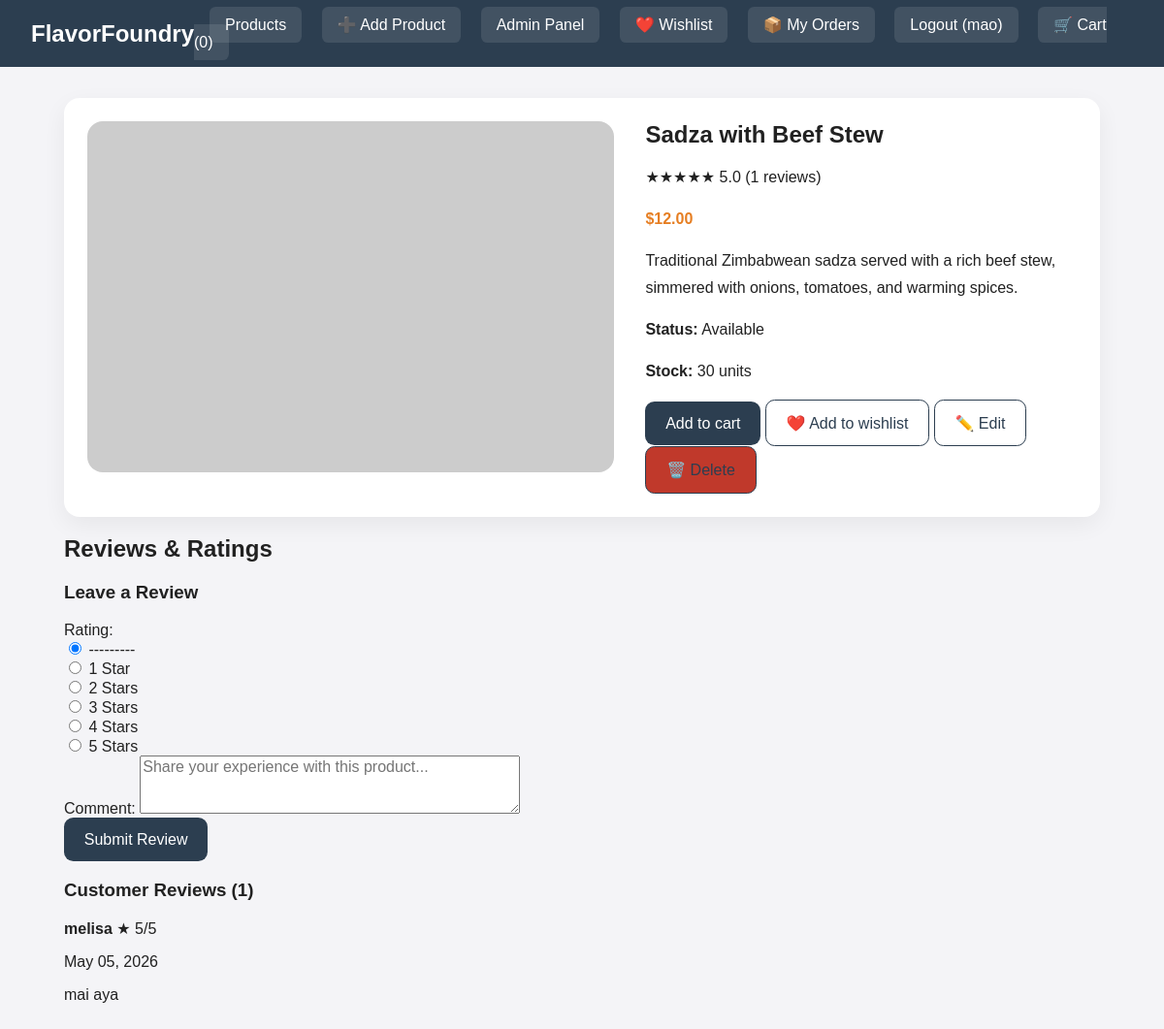
Page /product/10/ (signed in) on the committed database.
### recipes/models.py (models this page shows, shortened)
class Product(models.Model):
    name = models.CharField(max_length=120)
    description = models.TextField(blank=True)
    price = models.DecimalField(max_digits=8, decimal_places=2, validators=[MinValueValidator(0)])
    image_url = models.URLField(blank=True)
    image = models.ImageField(upload_to='products/', null=True, blank=True)
    category = models.ForeignKey(Category, on_delete=models.SET_NULL, null=True, blank=True, related_name='products')
    available = models.BooleanField(default=True)
    stock = models.PositiveIntegerField(default=0)
    created_at = models.DateTimeField(auto_now_add=True)
    updated_at = models.DateTimeField(auto_now=True)
    class Meta:
        ordering = ['-created_at']
    def is_in_stock(self):
        return self.available and self.stock > 0
    def get_average_rating(self):
        reviews = self.reviews.all()
        if not reviews:
            return 0
        return sum(r.rating for r in reviews) / len(reviews)

class Review(models.Model):
    RATING_CHOICES = [(i, f'{i} Star{"s" if i > 1 else ""}') for i in range(1, 6)]
    product = models.ForeignKey(Product, on_delete=models.CASCADE, related_name='reviews')
    user = models.ForeignKey(User, on_delete=models.CASCADE, related_name='reviews')
    rating = models.IntegerField(choices=RATING_CHOICES, validators=[MinValueValidator(1)])
    comment = models.TextField(blank=True)
    created_at = models.DateTimeField(auto_now_add=True)
    updated_at = models.DateTimeField(auto_now=True)
    class Meta:
        unique_together = ('product', 'user')
        ordering = ['-created_at']

### recipes/views.py (the view)
# urls.py: path('product/<int:id>/', views.product_detail, name='product_detail'),
def product_detail(request, id):
    product = get_object_or_404(Product, id=id)
    reviews = product.reviews.all()
    user_review = None
    can_review = False
    if request.user.is_authenticated:
        user_review = reviews.filter(user=request.user).first()
        can_review = True
    if request.method == 'POST' and request.user.is_authenticated:
        form = ReviewForm(request.POST)
        if form.is_valid():
            review, created = Review.objects.update_or_create(
                product=product,
                user=request.user,
                defaults={'rating': form.cleaned_data['rating'], 'comment': form.cleaned_data['comment']}
            )
            messages.success(request, 'Your review has been saved!')
            return redirect('product_detail', id=product.id)
    else:
        form = ReviewForm()
    return render(request, 'recipe_detail.html', {
        'product': product,
        'reviews': reviews,
        'user_review': user_review,
        'can_review': can_review,
        'form': form,
        'cart_count': _cart_item_count(request),
    })

### recipes/forms.py
class ReviewForm(forms.ModelForm):
    class Meta:
        model = Review
        fields = ['rating', 'comment']
        widgets = {
            'rating': forms.RadioSelect(choices=Review.RATING_CHOICES),
            'comment': forms.Textarea(attrs={'rows': 3, 'placeholder': 'Share your experience with this product...'}),
        }

### recipes/views.py (called while the page is built)
def _get_cart(request):
    return request.session.setdefault('cart', {})

def _cart_item_count(request):
    return sum(_get_cart(request).values())

### templates/recipe_detail.html (shortened to what this page needs)
{% extends 'base.html' %}
{% block content %}
    <section class="product-detail">
        <div class="product-image">
            {% if product.image %}
                <img src="{{ product.image.url }}" alt="{{ product.name }}">
            {% else %}
                <img src="{{ product.image_url|default:'https://via.placeholder.com/450x300?text=No+Image' }}" alt="{{ product.name }}">
            {% endif %}
        </div>
        <div class="product-info">
            <h1>{{ product.name }}</h1>
            <div class="rating-section">
                {% if product.reviews.all %}
                    <p class="rating">★★★★★ {{ product.get_average_rating|floatformat:1 }} ({{ product.reviews.count }} reviews)</p>
                {% else %}
                    <p class="rating">★★★★★ No ratings yet</p>
                {% endif %}
            </div>
            <p class="product-price">${{ product.price }}</p>
            <p>{{ product.description|linebreaksbr }}</p>
            <p><strong>Status:</strong>
                {% if product.is_in_stock %}
                    <span class="badge-available">Available</span>
                {% else %}
                    <span class="badge-unavailable">Sold out</span>
                {% endif %}
            </p>
            <p><strong>Stock:</strong> {{ product.stock }} units</p>
            <div class="product-actions">
                <form action="{% url 'add_to_cart' id=product.id %}" method="post" style="display:inline;">
                    <button type="submit" class="button" {% if not product.is_in_stock %}disabled{% endif %}>Add to cart</button>
                </form>
                {% if user.is_authenticated %}
                    <form action="{% url 'add_to_wishlist' id=product.id %}" method="post" style="display:inline;">
                        <button type="submit" class="button outline">❤️ Add to wishlist</button>
                    </form>
                {% else %}
                    <a href="{% url 'login' %}?next={% url 'product_detail' id=product.id %}" class="button outline">❤️ Add to wishlist</a>
                {% endif %}
                {% if user.is_staff %}
                    <a href="{% url 'edit_product' id=product.id %}" class="button outline">✏️ Edit</a>
                    <a href="{% url 'delete_product' id=product.id %}" class="button outline danger">🗑️ Delete</a>
                {% endif %}
            </div>
        </div>
    </section>
    <section class="reviews-section">
        <h2>Reviews & Ratings</h2>
        {% if user.is_authenticated %}
            <div class="review-form-container">
                <h3>{% if user_review %}Update Your Review{% else %}Leave a Review{% endif %}</h3>
                <form method="POST">
                    <div class="form-group">
                        <label>Rating:</label>
                        {{ form.rating }}
                    </div>
                    <div class="form-group">
                        <label>Comment:</label>
                        {{ form.comment }}
                    </div>
                    <button type="submit" class="button">Submit Review</button>
                </form>
            </div>
        {% else %}
            <p><a href="{% url 'login' %}?next={% url 'product_detail' id=product.id %}">Log in</a> to leave a review.</p>
        {% endif %}
        <div class="reviews-list">
            {% if reviews %}
                <h3>Customer Reviews ({{ reviews.count }})</h3>
                {% for review in reviews %}
                    <article class="review-item">
                        <div class="review-header">
                            <strong>{{ review.user.username }}</strong>
                            <span class="review-rating">★ {{ review.rating }}/5</span>
                        </div>
                        <p class="review-date">{{ review.created_at|date:"M d, Y" }}</p>
                        <p class="review-comment">{{ review.comment }}</p>
                    </article>
                {% endfor %}
            {% else %}
                <p>No reviews yet. Be the first to review this product!</p>
            {% endif %}
        </div>
    </section>
{% endblock %}

### templates/base.html (shortened to what this page needs)
<!DOCTYPE html>
<html lang="en">
<head>
    {% load static %}
    <link rel="stylesheet" href="{% static 'style.css' %}">
</head>
<body>
    <header class="site-header">
        <div class="brand">
            <a href="{% url 'home' %}">FlavorFoundry</a>
        </div>
        <nav class="main-nav">
            <a href="{% url 'home' %}">Products</a>
            {% if user.is_staff %}
                <a href="{% url 'add_product' %}">➕ Add Product</a>
                <a href="/admin/">Admin Panel</a>
            {% endif %}
            {% if user.is_authenticated %}
                <a href="{% url 'wishlist' %}">❤️ Wishlist</a>
                <a href="{% url 'user_orders' %}">📦 My Orders</a>
                <a href="{% url 'logout' %}">Logout ({{ user.username }})</a>
            {% else %}
                <a href="{% url 'login' %}">Login</a>
                <a href="{% url 'register' %}">Register</a>
            {% endif %}
            <a href="{% url 'cart_detail' %}">🛒 Cart ({{ cart_count|default:0 }})</a>
        </nav>
    </header>
    <main class="page-container">
        {% block content %}{% endblock %}
    </main>
</body>
</html>

### static/style.css (style rules this page uses)
* { box-sizing: border-box; }
body { margin: 0; font-family: Arial, sans-serif; background: #f4f4f7; color: #212121; }
.site-header { display: flex; justify-content: space-between; align-items: center; background: #2c3e50; color: white; padding: 1rem 2rem; }
.site-header a { color: white; text-decoration: none; }
.brand a { font-size: 1.5rem; font-weight: bold; }
.main-nav a { margin-left: 1rem; padding: 0.6rem 1rem; border-radius: 0.4rem; background: rgba(255, 255, 255, 0.1); }
.page-container { max-width: 1100px; margin: 2rem auto; padding: 0 1rem; }
.product-card, .product-detail, .form-page, .confirm-page, .checkout-summary, .order-summary { background: white; border-radius: 1rem; padding: 1.5rem; box-shadow: 0 8px 24px rgba(0, 0, 0, 0.06); }
.product-card img, .product-detail img { display: block; width: 100%; border-radius: 1rem; margin-bottom: 1rem; }
.product-body h2, .product-info h1 { margin: 0 0 0.75rem; }
.price, .product-price { color: #e67e22; font-weight: bold; margin: 0.5rem 0; }
.button, .button.outline { display: inline-block; border: none; border-radius: 0.6rem; padding: 0.85rem 1.3rem; text-decoration: none; color: white; background: #2c3e50; cursor: pointer; transition: background 0.2s ease; }
.button.outline { background: transparent; border: 1px solid #2c3e50; color: #2c3e50; }
.button.danger { background: #c0392b; }
button, input, textarea, select { font: inherit; }
.product-detail { display: grid; gap: 2rem; grid-template-columns: 1.1fr 0.9fr; }
.product-info p { line-height: 1.7; }

### rows in the picture
Product: name "Sadza with Beef Stew", get_average_rating "5.0", reviews.count "1", price "12.00", description "Traditional Zimbabwean sadza served with a rich beef stew, simmered with onions, tomatoes, and warming spices.", stock "30"
Review: user.username "melisa", rating "5", created_at "May 05, 2026", comment "mai aya"

### other values in the picture
{{ user.username }} "mao"
{{ cart_count|default:0 }} "0"
{{ reviews.count }} "1"
